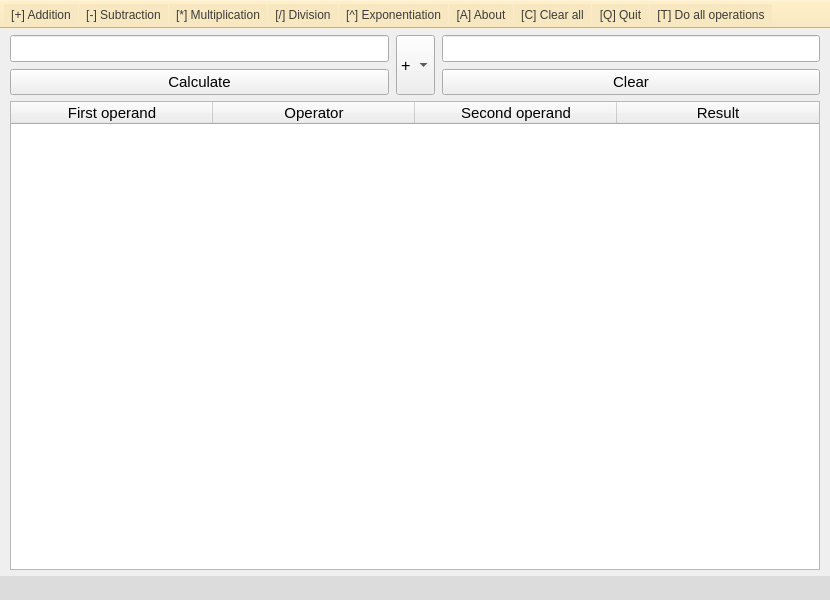
<?xml version="1.0" encoding="UTF-8"?>
<ui version="4.0">
 <class>MainWindow</class>
 <widget class="QMainWindow" name="MainWindow">
  <property name="enabled">
   <bool>true</bool>
  </property>
  <property name="geometry">
   <rect>
    <x>0</x>
    <y>0</y>
    <width>830</width>
    <height>600</height>
   </rect>
  </property>
  <property name="sizePolicy">
   <sizepolicy hsizetype="Preferred" vsizetype="Preferred">
    <horstretch>0</horstretch>
    <verstretch>0</verstretch>
   </sizepolicy>
  </property>
  <property name="minimumSize">
   <size>
    <width>830</width>
    <height>200</height>
   </size>
  </property>
  <property name="maximumSize">
   <size>
    <width>830</width>
    <height>600</height>
   </size>
  </property>
  <property name="windowTitle">
   <string>Calculator</string>
  </property>
  <property name="styleSheet">
   <string notr="true"/>
  </property>
  <widget class="QWidget" name="centralWidget">
   <property name="sizePolicy">
    <sizepolicy hsizetype="Preferred" vsizetype="Preferred">
     <horstretch>0</horstretch>
     <verstretch>0</verstretch>
    </sizepolicy>
   </property>
   <layout class="QGridLayout" name="gridLayout">
    <property name="leftMargin">
     <number>10</number>
    </property>
    <property name="topMargin">
     <number>1</number>
    </property>
    <property name="rightMargin">
     <number>10</number>
    </property>
    <property name="bottomMargin">
     <number>1</number>
    </property>
    <property name="spacing">
     <number>1</number>
    </property>
    <item row="2" column="1">
     <spacer name="verticalSpacer_2">
      <property name="orientation">
       <enum>Qt::Vertical</enum>
      </property>
      <property name="sizeType">
       <enum>QSizePolicy::Fixed</enum>
      </property>
      <property name="sizeHint" stdset="0">
       <size>
        <width>20</width>
        <height>5</height>
       </size>
      </property>
     </spacer>
    </item>
    <item row="3" column="5">
     <widget class="QPushButton" name="pushButton_2">
      <property name="sizePolicy">
       <sizepolicy hsizetype="Expanding" vsizetype="Fixed">
        <horstretch>0</horstretch>
        <verstretch>0</verstretch>
       </sizepolicy>
      </property>
      <property name="font">
       <font>
        <pointsize>11</pointsize>
       </font>
      </property>
      <property name="text">
       <string>Clear</string>
      </property>
      <property name="default">
       <bool>false</bool>
      </property>
     </widget>
    </item>
    <item row="4" column="1">
     <spacer name="verticalSpacer">
      <property name="orientation">
       <enum>Qt::Vertical</enum>
      </property>
      <property name="sizeType">
       <enum>QSizePolicy::Fixed</enum>
      </property>
      <property name="sizeHint" stdset="0">
       <size>
        <width>20</width>
        <height>5</height>
       </size>
      </property>
     </spacer>
    </item>
    <item row="1" column="3" rowspan="3">
     <widget class="QComboBox" name="comboBox">
      <property name="sizePolicy">
       <sizepolicy hsizetype="Preferred" vsizetype="Preferred">
        <horstretch>0</horstretch>
        <verstretch>0</verstretch>
       </sizepolicy>
      </property>
      <property name="maximumSize">
       <size>
        <width>16777215</width>
        <height>16777215</height>
       </size>
      </property>
      <property name="font">
       <font>
        <pointsize>12</pointsize>
       </font>
      </property>
      <item>
       <property name="text">
        <string>+</string>
       </property>
      </item>
      <item>
       <property name="text">
        <string>–</string>
       </property>
      </item>
      <item>
       <property name="text">
        <string>×</string>
       </property>
      </item>
      <item>
       <property name="text">
        <string>÷</string>
       </property>
      </item>
      <item>
       <property name="text">
        <string>^</string>
       </property>
      </item>
     </widget>
    </item>
    <item row="3" column="1">
     <widget class="QPushButton" name="pushButton">
      <property name="sizePolicy">
       <sizepolicy hsizetype="Expanding" vsizetype="Fixed">
        <horstretch>0</horstretch>
        <verstretch>0</verstretch>
       </sizepolicy>
      </property>
      <property name="font">
       <font>
        <pointsize>11</pointsize>
       </font>
      </property>
      <property name="styleSheet">
       <string notr="true"/>
      </property>
      <property name="text">
       <string>Calculate</string>
      </property>
     </widget>
    </item>
    <item row="0" column="1">
     <spacer name="verticalSpacer_3">
      <property name="orientation">
       <enum>Qt::Vertical</enum>
      </property>
      <property name="sizeType">
       <enum>QSizePolicy::Fixed</enum>
      </property>
      <property name="sizeHint" stdset="0">
       <size>
        <width>20</width>
        <height>5</height>
       </size>
      </property>
     </spacer>
    </item>
    <item row="1" column="4">
     <spacer name="horizontalSpacer">
      <property name="orientation">
       <enum>Qt::Horizontal</enum>
      </property>
      <property name="sizeType">
       <enum>QSizePolicy::Fixed</enum>
      </property>
      <property name="sizeHint" stdset="0">
       <size>
        <width>5</width>
        <height>20</height>
       </size>
      </property>
     </spacer>
    </item>
    <item row="1" column="5">
     <widget class="QLineEdit" name="lineEdit_2">
      <property name="font">
       <font>
        <pointsize>12</pointsize>
       </font>
      </property>
      <property name="alignment">
       <set>Qt::AlignCenter</set>
      </property>
     </widget>
    </item>
    <item row="1" column="1">
     <widget class="QLineEdit" name="lineEdit">
      <property name="font">
       <font>
        <pointsize>12</pointsize>
       </font>
      </property>
      <property name="styleSheet">
       <string notr="true"/>
      </property>
      <property name="alignment">
       <set>Qt::AlignCenter</set>
      </property>
     </widget>
    </item>
    <item row="1" column="2">
     <spacer name="horizontalSpacer_2">
      <property name="orientation">
       <enum>Qt::Horizontal</enum>
      </property>
      <property name="sizeType">
       <enum>QSizePolicy::Fixed</enum>
      </property>
      <property name="sizeHint" stdset="0">
       <size>
        <width>5</width>
        <height>20</height>
       </size>
      </property>
     </spacer>
    </item>
    <item row="5" column="1" rowspan="2" colspan="5">
     <widget class="QTableWidget" name="tableWidget">
      <property name="enabled">
       <bool>true</bool>
      </property>
      <property name="sizePolicy">
       <sizepolicy hsizetype="Minimum" vsizetype="MinimumExpanding">
        <horstretch>0</horstretch>
        <verstretch>0</verstretch>
       </sizepolicy>
      </property>
      <property name="sizeIncrement">
       <size>
        <width>1</width>
        <height>1</height>
       </size>
      </property>
      <property name="layoutDirection">
       <enum>Qt::LeftToRight</enum>
      </property>
      <property name="editTriggers">
       <set>QAbstractItemView::AnyKeyPressed</set>
      </property>
      <property name="selectionMode">
       <enum>QAbstractItemView::SingleSelection</enum>
      </property>
      <property name="showGrid">
       <bool>true</bool>
      </property>
      <property name="wordWrap">
       <bool>true</bool>
      </property>
      <property name="cornerButtonEnabled">
       <bool>true</bool>
      </property>
      <attribute name="horizontalHeaderCascadingSectionResizes">
       <bool>false</bool>
      </attribute>
      <attribute name="horizontalHeaderDefaultSectionSize">
       <number>202</number>
      </attribute>
      <attribute name="horizontalHeaderMinimumSectionSize">
       <number>155</number>
      </attribute>
      <attribute name="horizontalHeaderShowSortIndicator" stdset="0">
       <bool>false</bool>
      </attribute>
      <attribute name="horizontalHeaderStretchLastSection">
       <bool>false</bool>
      </attribute>
      <attribute name="verticalHeaderVisible">
       <bool>false</bool>
      </attribute>
      <attribute name="verticalHeaderCascadingSectionResizes">
       <bool>false</bool>
      </attribute>
      <attribute name="verticalHeaderHighlightSections">
       <bool>false</bool>
      </attribute>
      <attribute name="verticalHeaderShowSortIndicator" stdset="0">
       <bool>false</bool>
      </attribute>
      <attribute name="verticalHeaderStretchLastSection">
       <bool>false</bool>
      </attribute>
      <column>
       <property name="text">
        <string>First operand</string>
       </property>
       <property name="font">
        <font>
         <pointsize>11</pointsize>
         <weight>50</weight>
         <bold>false</bold>
         <kerning>true</kerning>
        </font>
       </property>
       <property name="textAlignment">
        <set>AlignCenter</set>
       </property>
      </column>
      <column>
       <property name="text">
        <string>Operator</string>
       </property>
       <property name="font">
        <font>
         <pointsize>11</pointsize>
         <weight>50</weight>
         <bold>false</bold>
        </font>
       </property>
       <property name="textAlignment">
        <set>AlignCenter</set>
       </property>
      </column>
      <column>
       <property name="text">
        <string>Second operand</string>
       </property>
       <property name="font">
        <font>
         <pointsize>11</pointsize>
         <weight>50</weight>
         <bold>false</bold>
        </font>
       </property>
       <property name="textAlignment">
        <set>AlignCenter</set>
       </property>
      </column>
      <column>
       <property name="text">
        <string>Result</string>
       </property>
       <property name="font">
        <font>
         <pointsize>11</pointsize>
         <weight>50</weight>
         <bold>false</bold>
        </font>
       </property>
       <property name="textAlignment">
        <set>AlignCenter</set>
       </property>
       <property name="background">
        <color alpha="120">
         <red>255</red>
         <green>255</green>
         <blue>255</blue>
        </color>
       </property>
      </column>
     </widget>
    </item>
    <item row="7" column="1">
     <spacer name="verticalSpacer_4">
      <property name="orientation">
       <enum>Qt::Vertical</enum>
      </property>
      <property name="sizeType">
       <enum>QSizePolicy::Fixed</enum>
      </property>
      <property name="sizeHint" stdset="0">
       <size>
        <width>5</width>
        <height>5</height>
       </size>
      </property>
     </spacer>
    </item>
   </layout>
  </widget>
  <widget class="QMenuBar" name="menuBar">
   <property name="geometry">
    <rect>
     <x>0</x>
     <y>0</y>
     <width>830</width>
     <height>21</height>
    </rect>
   </property>
  </widget>
  <widget class="QToolBar" name="mainToolBar">
   <property name="styleSheet">
    <string notr="true">background: #f7e8c1;
color: #3d3c3a;</string>
   </property>
   <property name="movable">
    <bool>false</bool>
   </property>
   <attribute name="toolBarArea">
    <enum>TopToolBarArea</enum>
   </attribute>
   <attribute name="toolBarBreak">
    <bool>false</bool>
   </attribute>
   <addaction name="actionAddition"/>
   <addaction name="actionSubtraction"/>
   <addaction name="actionMultiplication"/>
   <addaction name="actionDivision"/>
   <addaction name="actionExponentiation"/>
   <addaction name="action_A_About"/>
   <addaction name="action_C_Clear_all"/>
   <addaction name="action_Q_Exit"/>
   <addaction name="action_T_Do_all_operations"/>
  </widget>
  <widget class="QStatusBar" name="statusBar">
   <property name="font">
    <font>
     <pointsize>12</pointsize>
     <italic>true</italic>
    </font>
   </property>
   <property name="styleSheet">
    <string notr="true">background-color: #DCDCDC;</string>
   </property>
  </widget>
  <action name="actionAddition">
   <property name="text">
    <string>[+] Addition</string>
   </property>
   <property name="toolTip">
    <string>[+] Addition</string>
   </property>
   <property name="shortcut">
    <string>+</string>
   </property>
  </action>
  <action name="actionSubtraction">
   <property name="text">
    <string>[-] Subtraction</string>
   </property>
   <property name="toolTip">
    <string>[-] Subtraction</string>
   </property>
   <property name="shortcut">
    <string>-</string>
   </property>
  </action>
  <action name="actionMultiplication">
   <property name="text">
    <string>[*] Multiplication</string>
   </property>
   <property name="toolTip">
    <string>[*] Multiplication</string>
   </property>
   <property name="shortcut">
    <string>*</string>
   </property>
  </action>
  <action name="actionDivision">
   <property name="text">
    <string>[/] Division</string>
   </property>
   <property name="toolTip">
    <string>[/] Division</string>
   </property>
   <property name="shortcut">
    <string>/</string>
   </property>
  </action>
  <action name="actionExponentiation">
   <property name="text">
    <string>[^] Exponentiation</string>
   </property>
   <property name="toolTip">
    <string>[^] Exponentiation</string>
   </property>
   <property name="shortcut">
    <string>^</string>
   </property>
  </action>
  <action name="action_A_About">
   <property name="text">
    <string>[A] About</string>
   </property>
   <property name="toolTip">
    <string>[A] About</string>
   </property>
   <property name="shortcut">
    <string>A</string>
   </property>
  </action>
  <action name="action_C_Clear_all">
   <property name="text">
    <string>[C] Clear all</string>
   </property>
   <property name="toolTip">
    <string>[C] Clear all</string>
   </property>
   <property name="shortcut">
    <string>C</string>
   </property>
  </action>
  <action name="action_Q_Exit">
   <property name="text">
    <string>[Q] Quit</string>
   </property>
   <property name="toolTip">
    <string>[Q] Quit</string>
   </property>
   <property name="shortcut">
    <string>Q</string>
   </property>
  </action>
  <action name="action_T_Do_all_operations">
   <property name="text">
    <string>[T] Do all operations</string>
   </property>
   <property name="toolTip">
    <string>[T] Do all operations</string>
   </property>
   <property name="shortcut">
    <string>T</string>
   </property>
  </action>
 </widget>
 <layoutdefault spacing="6" margin="11"/>
 <resources/>
 <connections/>
</ui>
